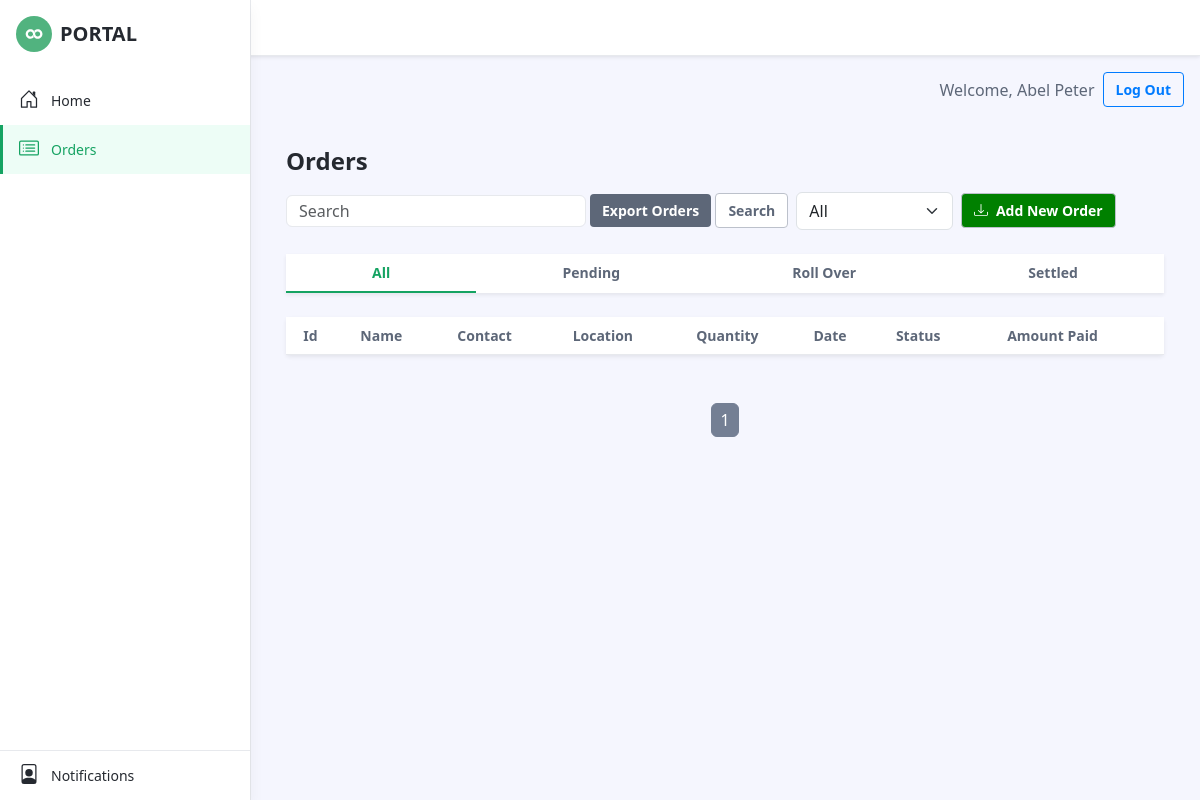
The page /orders/ (signed in) on the database as committed earlier.
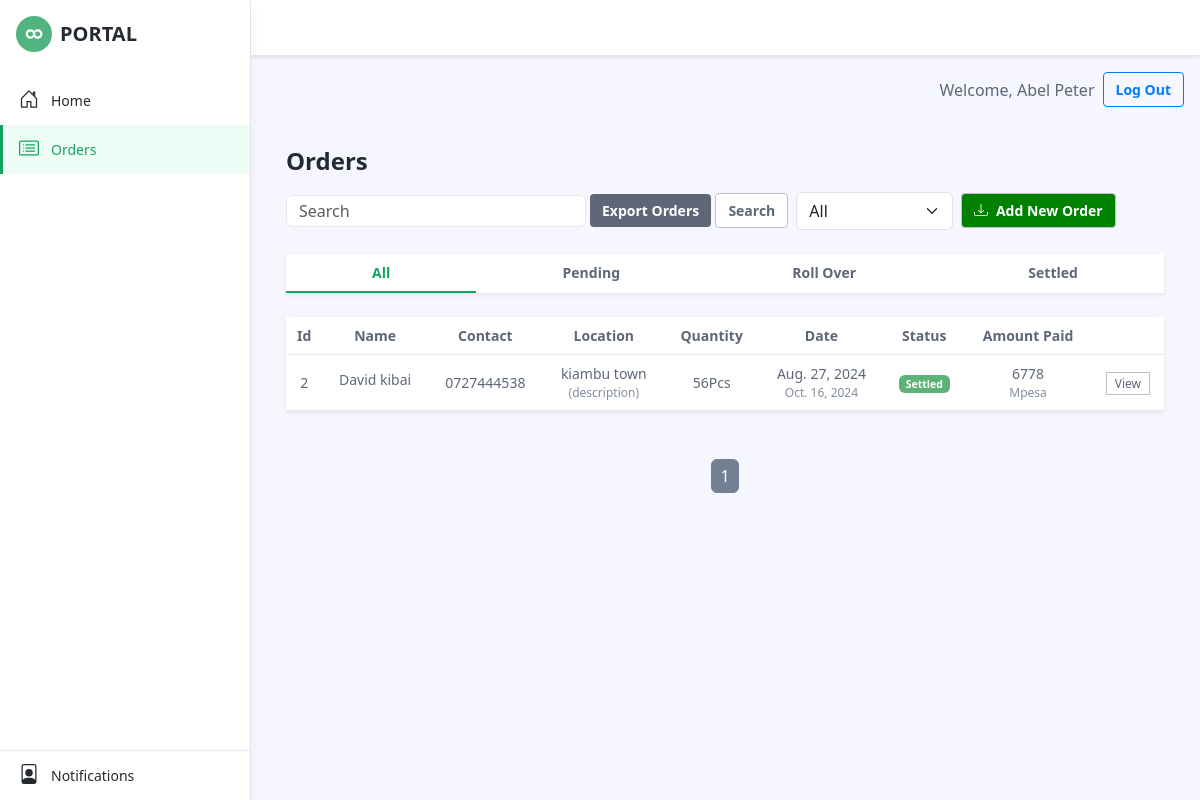
The same page on the database as committed later.
### home/models.py (models this page shows, shortened)
class NewOrder(models.Model):
    name = models.CharField(max_length=100)
    contact = models.TextField()
    location = models.TextField()
    quantity = models.IntegerField()
    date_ordered = models.DateField(default=now)
    date_due = models.DateField()
    status = models.CharField(max_length=30)
    pay_form = models.CharField(max_length=30)
    amount = models.IntegerField()
    owner = models.ForeignKey(to=User, on_delete=models.CASCADE,null=True, blank=True)
    class Meta:
        ordering: ['-date_ordered']

### home/views.py (the view)
# urls.py: path('orders/',views.orders, name='orders' ),
def orders(request):
    if request.user.is_authenticated:
        order = NewOrder.objects.filter(owner=request.user).order_by('-date_ordered')
        statusy = Status.objects.all()
        payment  = Payment.objects.all()
        paginator = Paginator(order, 10)
        page_number = request.GET.get('page')
        try:
            page_object = paginator.page(page_number)
        except (PageNotAnInteger, EmptyPage):
            page_object = paginator.page(1)
        context = {
            'order' : order,
            'statusy': statusy,
            'page_object': page_object,
            'payment': payment
        }
    else:
        messages.error(request, "You need to be logged in to view orders.")
        return redirect('home')  # Redirect to your login page
    return render(request, "orders.html",context)

### home/templates/orders.html (shortened to what this page needs)
<!DOCTYPE html>
{%load static%}
<html lang="en">
<head>
    <link id="theme-style" rel="stylesheet" href="{% static 'css/portal.css' %}">
	<link  rel="stylesheet" href="{% static 'css/form.css' %}">
</head>
<body class="app">
    <header class="app-header fixed-top">
        <div id="app-sidepanel" class="app-sidepanel sidepanel-hidden">
	        <div class="sidepanel-inner d-flex flex-column">
		        <div class="app-branding">
		            <a class="app-logo" href="{% url 'home'%}"><img class="logo-icon me-2" src="{% static 'images/app-logo.svg' %}" alt="logo"><span class="logo-text">PORTAL</span></a>
		        </div>
			    <nav id="app-nav-main" class="app-nav app-nav-main flex-grow-1">
				    <ul class="app-menu list-unstyled accordion" id="menu-accordion">
					    <li class="nav-item">
					        <a class="nav-link" href="{% url 'home'%}">
						        <span class="nav-icon">
						         </span>
		                         <span class="nav-link-text">Home</span>
					        </a>
					    </li>
					    <li class="nav-item">
					        <a class="nav-link active" href="{% url 'orders'%}">
						        <span class="nav-icon">
						         </span>
		                         <span class="nav-link-text">Orders</span>
					        </a>
					    </li>
				    </ul>
			    </nav>
			    <div class="app-sidepanel-footer">
				    <nav class="app-nav app-nav-footer">
					    <ul class="app-menu footer-menu list-unstyled">
						    <li class="nav-item">
						        <a class="nav-link" href="{% url 'orders'%}">
							        <span class="nav-icon">
							        </span>
			                        <span class="nav-link-text">Notifications</span>
						        </a>
						    </li>
					    </ul>
				    </nav>
			    </div>
	        </div>
	    </div>
    </header>
    <div class="app-wrapper">
		<div class="header-container d-flex justify-content-between align-items-center">
			<div class="auth-buttons ml-auto">
				{% if user.is_authenticated %}
					<span>Welcome, {{ user.username }}</span>
					<a href="{% url 'logout' %}" class="btn btn-outline-primary btn-sm">Log Out</a>
				{% else %}
					<a href="{% url 'signup' %}" class="btn btn-primary btn-sm mr-2">Sign Up</a>
					<a href="{% url 'user_login' %}" class="btn btn-outline-primary btn-sm">Log In</a>
				{% endif %}
			</div>
		</div>
	    <div class="app-content pt-3 p-md-3 p-lg-4">
		    <div class="container-xl">
			    <div class="row g-3 mb-4 align-items-center justify-content-between">
				    <div class="col-auto">
			            <h1 class="app-page-title mb-0">Orders</h1>
				    </div>
				    <div class="col-auto">
					     <div class="page-utilities">
						    <div class="row g-2 justify-content-start justify-content-md-end align-items-center">
							    <div class="col-auto">
								    <form class="table-search-form row gx-1 align-items-center">
					                    <div class="col-auto">
					                        <input type="text" id="search-orders" name="searchorders" class="form-control search-orders" placeholder="Search">
					                    </div>
					                    <div class="col-auto">
														<button type="button" class="btn btn-secondary" data-bs-toggle="modal" data-bs-target="#centerModal">
															Export Orders
														</button>
					                        <button type="submit" class="btn app-btn-secondary" data-bs-toggle="modal" >Search</button>
					                    </div>
					                </form>
							    </div>
							    <div class="col-auto">
								    <select class="form-select w-auto" >
										  <option selected value="option-1">All</option>
									</select>
							    </div>
							    <div class="col-auto">
								    <a class="btn app-btn-secondary" href="{% url 'form' %}" style="background-color: green; color: white;">
									    Add New Order
									</a>
							    </div>
						    </div>
					    </div>
				    </div>
			    </div>
			    <nav id="orders-table-tab" class="orders-table-tab app-nav-tabs nav shadow-sm flex-column flex-sm-row mb-4">
				    <a class="flex-sm-fill text-sm-center nav-link active" id="orders-all-tab" data-bs-toggle="tab" href="#orders-all" role="tab" aria-controls="orders-all" aria-selected="true">All</a>
				    <a class="flex-sm-fill text-sm-center nav-link"  id="orders-pending-tab" data-bs-toggle="tab" href="#orders-pending" role="tab" aria-controls="orders-pending" aria-selected="false">Pending</a>
				    <a class="flex-sm-fill text-sm-center nav-link" id="orders-rollover-tab" data-bs-toggle="tab" href="#orders-rollover" role="tab" aria-controls="orders-rollover" aria-selected="false">Roll Over</a>
				    <a class="flex-sm-fill text-sm-center nav-link" id="orders-settled-tab" data-bs-toggle="tab" href="#orders-settled" role="tab" aria-controls="orders-settled" aria-selected="false">Settled</a>
				</nav>
				<div class="tab-content" id="orders-table-tab-content"  >
					<div class="tab-pane fade show active" id="orders-all" role="tabpanel" aria-labelledby="orders-all-tab">
						<div class="app-card app-card-orders-table shadow-sm mb-5">
							<div class="app-card-body">
								<div class="table-responsive">
									<table class="table app-table-hover mb-0 text-center"  id="app-table">
										<thead>
											<tr>
												<th class="cell">Id</th>
												<th class="cell">Name</th>
												<th class="cell">Contact</th>
												<th class="cell">Location</th>
												<th class="cell">Quantity</th>
												<th class="cell">Date</th>
												<th class="cell">Status</th>
												<th class="cell">Amount Paid</th>
												<th class="cell"></th>
											</tr>
										</thead>
										<tbody>
											{%if order.count %}
											{%for orders in page_object%}
											<tr>
												<td class="cell">{{orders.id}}</td>
												<td class="cell"><span class="truncate">{{orders.name}}</span></td>
												<td class="cell">{{orders.contact}}</td>
												<td class="cell"><span>{{orders.location}}</span><span class="note">(description)</span></td>
												<td class="cell">{{orders.quantity}}Pcs</td>
												<td class="cell"><span>{{orders.date_ordered}}</span><span class="note">{{orders.date_due}}</</span></td>
												{%if orders.status == 'Settled' %}
												<td class="cell"><span class="badge bg-success">{{orders.status}}</span></td>
												{%endif%}
												<td class="cell"><span>{{orders.amount}}</span><span class="note">{{orders.pay_form}}</span></td>
												<td class="cell"><a class="btn-sm app-btn-secondary" href="{% url 'edit' orders.id %}">View</a></td>
											</tr>
											{%endfor%}
											{%endif%}
										</tbody>
									</table>
								</div>
							</div>
						</div>
						<div class="pagination-container" >
							<nav class="app-pagination">
								<ul class="pagination justify-content-center">
								{% for page_num in page_object.paginator.page_range %}
									<li class="page-item {% if page_num == page_object.number %}active{% endif %}">
										<a class="page-link" href="?page={{ page_num }}">{{ page_num }}</a>
									</li>
								{% endfor %}
								</ul>
							</nav>
						</div>
					</div>
				</div>
		    </div>
	    </div>
    </div>
</body>
</html>

### home/templates/messages.html (shortened to what this page needs)
{%load static%}

### home/static/css/form.css (style rules this page uses)
.header-container { display: flex; justify-content: space-between; align-items: center; padding: 1rem; }
.auth-buttons { display: flex; gap: 0.5rem; align-items: center; }
.btn { padding: 0.375rem 0.75rem; border-radius: 0.25rem; font-size: 0.875rem; text-decoration: none; display: inline-block; }
.btn-outline-primary { background-color: transparent; color: #007bff; border: 1px solid #007bff; }

Rows that differ between the two databases and show on the page:
added NewOrder: id "2", name "David kibai", contact "0727444538", location "kiambu town", quantity "56", date_ordered "Aug. 27, 2024", date_due "Oct. 16, 2024", status "Settled", amount "6778", pay_form "Mpesa"
